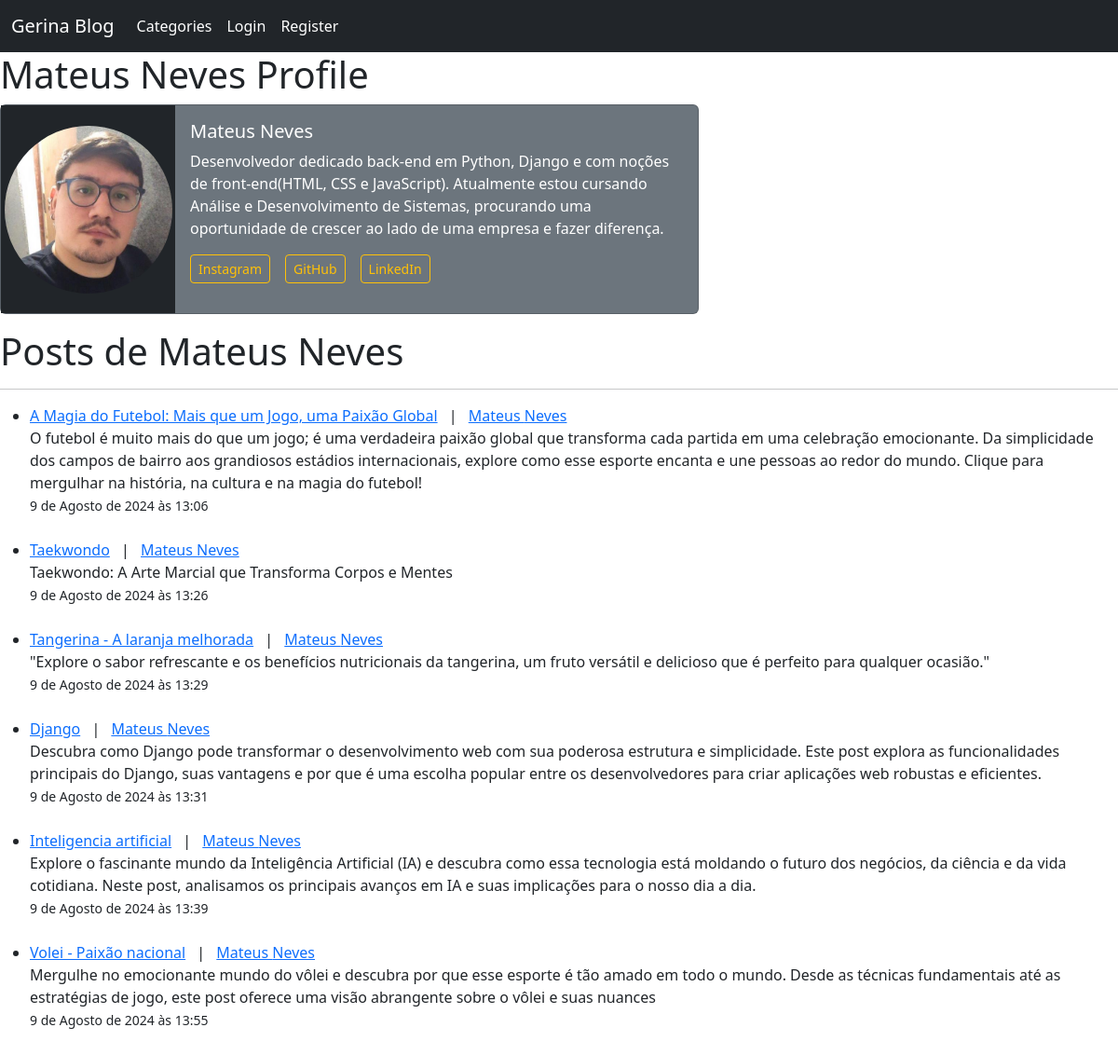
/members/1/profile/, run on the app's committed database.
### blogapp/models.py (models this page shows, shortened)
class Profile(models.Model):
    user = models.OneToOneField(User, null=True, on_delete=models.CASCADE)
    bio = models.TextField()
    profile_pic = models.ImageField(null=True, blank=True, upload_to='images/profile/')
    website_url = models.CharField(max_length=255, null=True, blank=True)
    instagram_url = models.CharField(max_length=255, null=True, blank=True)
    linkedin_url = models.CharField(max_length=255, null=True, blank=True)

class Post(models.Model):
    title = models.CharField(max_length=255)
    header_image = models.ImageField(null=True, blank=True, upload_to='images/')
    title_tag = models.CharField(max_length=50)
    author = models.ForeignKey(User, on_delete=models.CASCADE)
    body = RichTextField(blank=True, null=True)
    post_date = models.DateTimeField(auto_now_add=True)
    category = models.CharField(max_length=50, default='Tech')
    description = models.CharField(max_length=400)
    likes = models.ManyToManyField(User, related_name='blog_posts')

### members/views.py (the view)
# urls.py: path('<int:pk>/profile/', ShowProfilePageView.as_view(), name='profile_page'),
class ShowProfilePageView(DetailView):
    model = Profile
    template_name = 'registration/user_profile.html'
    def get_context_data(self, *args, **kwargs):
        users = Profile.objects.all()
        context = super(ShowProfilePageView, self).get_context_data(*args, **kwargs)
        page_user = get_object_or_404(Profile, id=self.kwargs['pk'])
        context['page_user'] = page_user
        user_posts = Post.objects.filter(author=page_user.user)
        context['user_posts'] = user_posts
        return context

### templates/registration/user_profile.html (shortened to what this page needs)
{% extends 'base.html' %}
{% load static %}
{% block content %}
<h1>
    {{ page_user.user.first_name }} {{ page_user.user.last_name }} Profile
</h1>
<div class="card text-bg-secondary mb-3" style="max-width: 750px;">
    <div class="row g-0">
        <div class="col-md-3 text-bg-dark d-flex justify-content-center align-items-center">
            {% if page_user.user.profile.profile_pic %}
                <img src="{{ page_user.user.profile.profile_pic.url }}" alt="" width="180" height="180" class="rounded-circle">
            {% else %}
                <img src="{% static 'blogapp/images/default.jpg' %}" alt="" width="180" height="180" class="rounded-circle">
            {% endif %}
        </div>
        <div class="col-md-9">
            <div class="card-body">
                <h5 class="card-title">
                    {{ page_user.user.first_name }} {{ page_user.user.last_name }}
                </h5>
                <p class="card-text">{{ page_user.user.profile.bio }}</p>
                <div class="d-flex flex-row">
                    {% if page_user.user.profile.instagram_url %}
                        <p class="card-text me-3"><small class="text-body-secondary">
                            <a href="{{ page_user.user.profile.instagram_url }}" class="btn btn-outline-warning btn-sm">Instagram</a>
                        </small></p>
                    {% endif %}
                    {% if page_user.user.profile.website_url %}
                        <p class="card-text me-3"><small class="text-body-secondary">
                            <a href="{{ page_user.user.profile.website_url }}" class="btn btn-outline-warning btn-sm">GitHub</a>
                        </small></p>
                    {% endif %}
                    {% if page_user.user.profile.linkedin_url %}
                        <p class="card-text"><small class="text-body-secondary">
                            <a href="{{ page_user.user.profile.linkedin_url }}" class="btn btn-outline-warning btn-sm">LinkedIn</a>
                        </small></p>
                    {% endif %}
                </div>
            </div>
        </div>
    </div>
</div>
{% if user_posts %}
<h1>Posts de {{ page_user.user.first_name }} {{ page_user.user.last_name }}</h1>
<hr>
    <ul>
        {% for post in user_posts %}
        <li>
            <a href="{% url 'article_details' post.pk %}">{{ post.title }}</a>
            <span class="mx-2">|</span>
            <a href="{% url 'profile_page' post.author.id %}">{{ post.author.first_name }} {{ post.author.last_name }}</a>
            <br>
            {{ post.description }}
            <br>
            <small>{{ post.post_date }}</small>
        </li>
        <br>
        {% endfor %}
    </ul>
{% else %}
    <p>No posts available.</p>
{% endif %}
{% endblock content %}

### templates/base.html (shortened to what this page needs)
<!doctype html>
<html lang="en">
<head>
    <link href="https://cdn.jsdelivr.net/npm/bootstrap@5.3.3/dist/css/bootstrap.min.css" rel="stylesheet">
</head>
<body>
    <nav class="navbar navbar-expand-lg navbar-dark bg-dark" data-bs-theme="dark">
        <div class="container-fluid">
            <a class="navbar-brand" href="{% url 'home' %}">Gerina Blog</a>
            <div class="collapse navbar-collapse" id="navbarNav">
                <ul class="navbar-nav me-auto">
                    <li class="nav-item">
                        <a class="nav-link active" aria-current="page" href="{% url 'categories' %}">Categories</a>
                    </li>
                    {% if user.is_authenticated %}
                        <li class="nav-item">
                            <a class="nav-link active" aria-current="page" href="{% url 'add_post' %}">Add a blog post</a>
                        </li>
                        <li class="nav-item">
                            <a class="nav-link active" aria-current="page" href="{% url 'add_category' %}">Add a category</a>
                        </li>
                    {% else %}
                        <li class="nav-item">
                            <a class="nav-link active" aria-current="page" href="{% url 'login' %}">Login</a>
                        </li>
                        <li class="nav-item">
                            <a class="nav-link active" aria-current="page" href="{% url 'register' %}">Register</a>
                        </li>
                    {% endif %}
                </ul>
            </div>
        </div>
    </nav>
    {% block content %}
    {% endblock %}
</body>
</html>

### data on the page
Profile: user.first_name "Mateus", user.last_name "Neves", user.profile.profile_pic (picture), user.profile.bio "Desenvolvedor dedicado back-end em Python, Django e com noções de front-end(HTML, CSS e JavaScript). Atualmente estou cursando Análise e Desenvolvimento de Sistemas, procurando uma oportunidade de crescer ao lado de uma empresa e fazer diferença."
Post: title "A Magia do Futebol: Mais que um Jogo, uma Paixão Global", author.first_name "Mateus", author.last_name "Neves", description "O futebol é muito mais do que um jogo; é uma verdadeira paixão global que transforma cada partida em uma celebração emocionante. Da simplicidade dos campos de bairro aos grandiosos estádios internacionais, explore como esse esporte encanta e une pessoas ao redor do mundo. Clique para mergulhar na história, na cultura e na magia do futebol!", post_date "9 de Agosto de 2024 às 13:06"
Post: title "Taekwondo", author.first_name "Mateus", author.last_name "Neves", description "Taekwondo: A Arte Marcial que Transforma Corpos e Mentes", post_date "9 de Agosto de 2024 às 13:26"
Post: title "Tangerina - A laranja melhorada", author.first_name "Mateus", author.last_name "Neves", description "\"Explore o sabor refrescante e os benefícios nutricionais da tangerina, um fruto versátil e delicioso que é perfeito para qualquer ocasião.\"", post_date "9 de Agosto de 2024 às 13:29"
Post: title "Django", author.first_name "Mateus", author.last_name "Neves", description "Descubra como Django pode transformar o desenvolvimento web com sua poderosa estrutura e simplicidade. Este post explora as funcionalidades principais do Django, suas vantagens e por que é uma escolha popular entre os desenvolvedores para criar aplicações web robustas e eficientes.", post_date "9 de Agosto de 2024 às 13:31"
Post: title "Inteligencia artificial", author.first_name "Mateus", author.last_name "Neves", description "Explore o fascinante mundo da Inteligência Artificial (IA) e descubra como essa tecnologia está moldando o futuro dos negócios, da ciência e da vida cotidiana. Neste post, analisamos os principais avanços em IA e suas implicações para o nosso dia a dia.", post_date "9 de Agosto de 2024 às 13:39"
Post: title "Volei - Paixão nacional", author.first_name "Mateus", author.last_name "Neves", description "Mergulhe no emocionante mundo do vôlei e descubra por que esse esporte é tão amado em todo o mundo. Desde as técnicas fundamentais até as estratégias de jogo, este post oferece uma visão abrangente sobre o vôlei e suas nuances", post_date "9 de Agosto de 2024 às 13:55"
